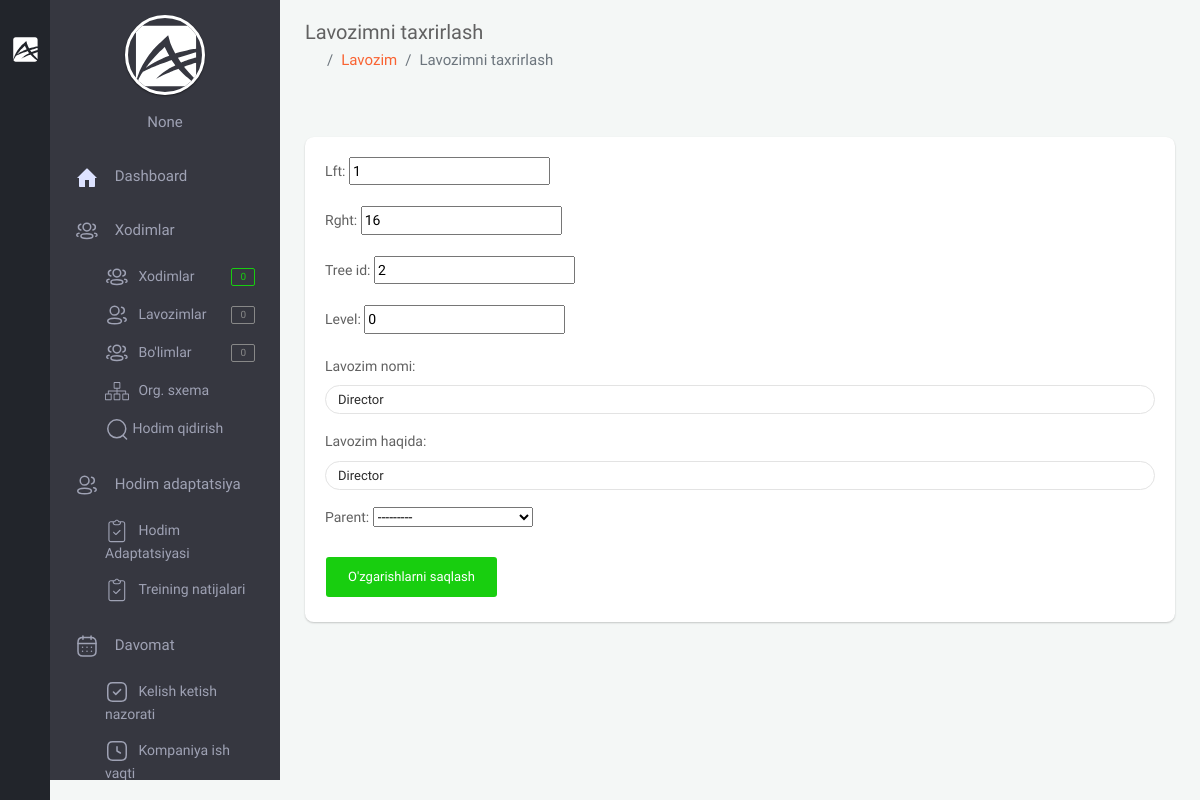
The app's page /backoffice/position/update/6 (signed in), older data.
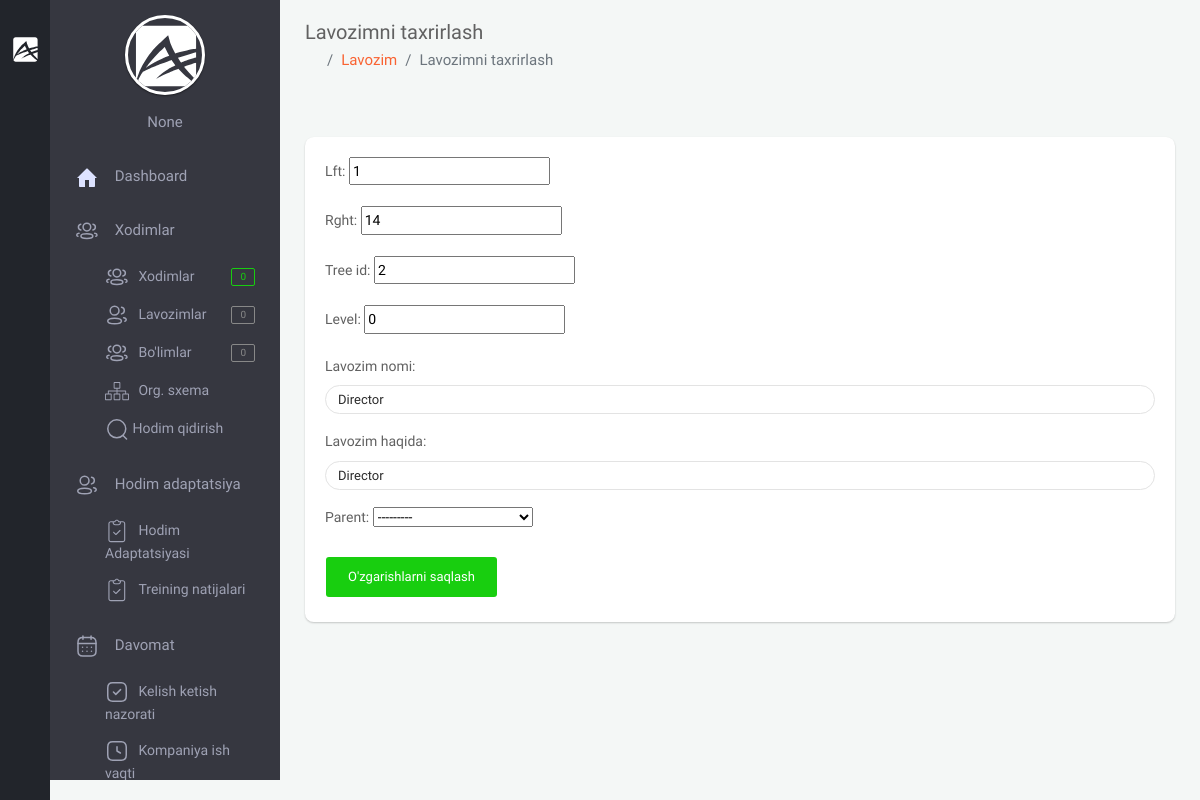
The same page, newer data.
### app/models.py (models this page shows)
class Position(MPTTModel):
    name = models.CharField(max_length=255, verbose_name="Lavozim nomi")
    info = models.CharField(max_length=255, null=True, blank=True, verbose_name='Lavozim haqida')
    company = models.ForeignKey(Company, on_delete=models.CASCADE, verbose_name='Kompaniya')
    parent = TreeForeignKey('self', on_delete=models.CASCADE, null=True, blank=True, related_name='children')
    created_at = models.DateTimeField(auto_now_add=True)
    def __str__(self):
        return self.name
    class MPTTMeta:
        ordering = ['-created_at']
        verbose_name_plural = "Lavozim"

### backoffice/views.py (the view, shortened to what this page needs)
# urls.py: path('position/update/<int:pk>', views.PositionUpdateView.as_view(), name="position_update"),
class PositionUpdateView(LoginRequiredMixin, generic.UpdateView):
    template_name = 'backoffice/pages/department/update.html'
    form_class = forms.PositionModelForm
    model = models.Position
    success_url = reverse_lazy('position')

### backoffice/forms.py
class PositionModelForm(forms.ModelForm):
    class Meta:
        model = models.Position
        exclude = ('company',)
        widgets = {
            'name': forms.TextInput(attrs={'class': 'form-control'}),
            'info': forms.TextInput(attrs={'class': 'form-control'}),
        }

### backoffice/context_processors.py (called while the page is built, shortened)
def staff_amount(request):
    amount_staff = None
    if request.user.is_anonymous == False:
        company = request.user.company
        staff = models.Staff.objects.filter(company=company)
        amount_staff = staff.count()
    return {"amount_staff": amount_staff}

def position_amount(request):
    position_amounts = None
    if request.user.is_anonymous == False:
        company = request.user.company
        position = models.Position.objects.filter(company=company)
        position_amounts = position.count()
    return {
        'position_amounts': position_amounts
    }

def staff_gender_statistic(request):
    male = None
    female = None
    return {
        "male_count": '',
        "female_count": '',
        "company_staff_count": '',
        "width_male": '',
        "width_female": '',
    }

### templates/backoffice/pages/department/update.html (shortened to what this page needs)
{% extends 'backoffice/base.html' %}
{% block content %}
    <section class="content home">
        <div class="container-fluid">
        <div class="block-header">
            <div class="row clearfix">
                <div class="col-lg-5 col-md-5 col-sm-12">
                    <h2>Lavozimni taxrirlash</h2>
                    <ul class="breadcrumb padding-0">
                        <li class="breadcrumb-item"><a href="{% url 'backoffice-main' %}"><i class="zmdi zmdi-home"></i></a></li>
                        <li class="breadcrumb-item active"><a href="{% url 'position' %}">Lavozim</a></li>
                        <li class="breadcrumb-item active">Lavozimni taxrirlash</li>
                    </ul>
                </div>
            </div>
        </div>
        <div class="row clearfix">
            <div class="col-lg-12">
                <div class="card">
                    <div class="header">
                    </div>
                    <div class="body">
                        <form action="" method="post" enctype="multipart/form-data">
                            {{ form.as_p }}
                            <button type="submit" class="btn btn-success waves-effect">O'zgarishlarni saqlash</button>
                        </form>
                    </div>
                </div>
            </div>
        </div>
    </div>
    </section>
{% endblock %}

Row changes from the older to the newer data that the page shows:
changed Position "Director": rght "16" → "14"
